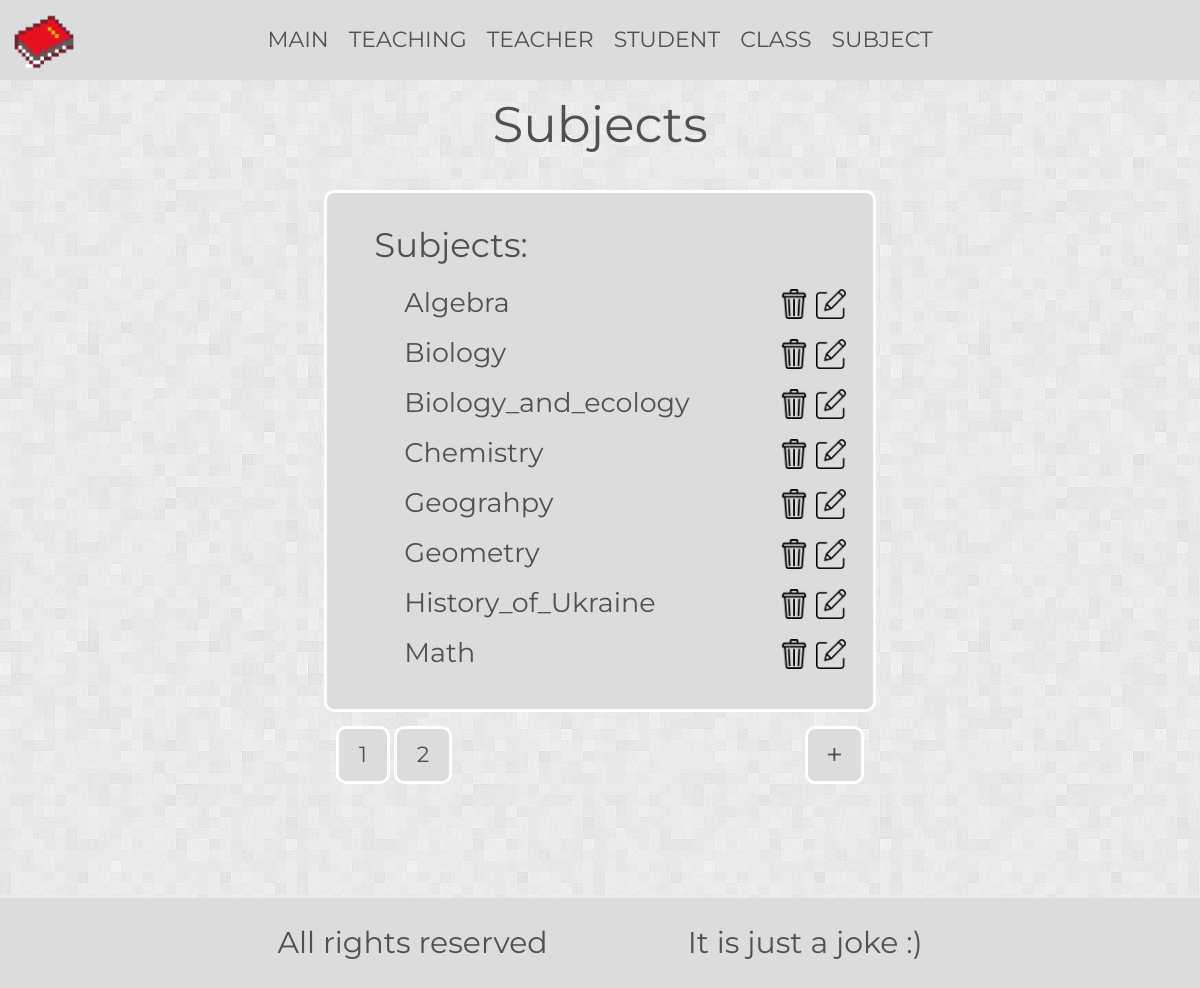
Screenshot of /show_subjects with the database file from the repository.
### school_data/models.py (models this page shows, shortened)
class Subject(db.Model):
    id = db.Column(db.Integer, primary_key=True)
    name = db.Column(db.String(30), nullable=False, unique=True)
    teachingS = db.relationship('Teaching', back_populates='subject')

### school_data/subjects/routes.py (the view)
@subjects.route('/show_subjects', methods=["POST", "GET"])
def show_subjects():
    page = request.args.get('page', 1, type=int)
    subjects_query = Subject.query.order_by(Subject.name.asc())
    subjects_paginate = db.paginate(subjects_query, page=page, per_page=8)
    return render_template('subjects.html', subjects_paginate=subjects_paginate, page=page)

### school_data/subjects/routes.py (called while the page is built)
@subjects.after_request
def save_response(response):
    return url_history_util.save_response(response)

### school_data/utils/url_history_util.py (called while the page is built)
def save_response(response):
    if request.method == 'POST':
        return response
    if request.endpoint == 'static':
        return response
    history = session.get('history', [])
    if history:
        if (history[-1][0] == request.endpoint and
                history[-1][1] == request.view_args):
            return response
    history.append([
        request.endpoint,
        request.view_args,
        response.status_code
    ])
    session['history'] = history[-5:]
    return response

### school_data/templates/subjects.html (shortened to what this page needs)
{% extends 'base.html'%}
{% block content%}
    <div>
        <h1 class="h1">Subjects</h1>
        <div class="groups__frame">
            <div class="ol__box">
                <h2 class="peoples__relative">Subjects:</h2>
                  <div class="li__box">
                    {% for subject in subjects_paginate.items %}
                          <div class="people__box">
                              <span>{{ subject.name }} </span>
                              <span>
                                  <a href={{ url_for('subjects.delete_subject', id=subject.id) }}>
                                      <img class="delete__thing" src={{url_for('static', filename='img/trash.png')}}>
                                  </a>
                                  <a href={{ url_for('subjects.edit_subject', id=subject.id) }}>
                                        <img class="edit__pencil" src={{url_for('static', filename='img/edit_pencil.png')}}>
                                  </a>
                              </span>
                          </div>
                    {% endfor %}
                  </div>
            </div>
        </div>
        <div class="tool__box">
            <div>
                {% for page_num in subjects_paginate.iter_pages(left_edge=1, right_edge=1, left_current=1, right_current=1) %}
                    {% if page_num %}
                        <a class="page__box" href={{ url_for('subjects.show_subjects', page=page_num) }}>{{ page_num }}</a>
                    {% else %}
                        <span class="between__page">...</span>
                    {% endif %}
                {% endfor %}
            </div>
            <div>
                 <a class="add__people__box" href={{ url_for('subjects.add_subject') }}>+</a>
            </div>
        </div>
    </div>
{% endblock %}

### school_data/static/css/style.css (style rules this page uses)
* { padding: 0;margin: 0;border: 0; }
*,*:before,*:after { -moz-box-sizing: border-box;-webkit-box-sizing: border-box;box-sizing: border-box; }
html,body { height: 100%;width: 100%;font-size: 100%;line-height: 1;font-size: 14px;-ms-text-size-adjust: 100%;-moz-text-size-adjust: 100%;-webkit-text-size-adjust: 100%; }
a, a:visited { text-decoration: none; }
img { vertical-align: top; }
h1,h2,h3,h4,h5,h6 { font-size:inherit;font-weight: 400; }
* { font-family: 'Montserrat', sans-serif; }
body { color: rgb(80, 80, 80); min-height: 100vh; display: flex; flex-direction: column; }
a { color: rgb(80, 80, 80); }
.h1 { padding-top: 20px; font-size: 50px; text-align: center; }
.groups__frame { font-size: 27px; margin: 0 27%; margin-top: 40px; background-color: rgb(220, 220, 220); border-radius: 10px; border: 3px solid white; }
.li__box { display: flex; flex-direction: column; justify-content: center; padding-left: 50px; gap: 20px; }
.ol__box { padding: 15px 5%; padding-bottom: 40px; }
.peoples__relative { position:relative; top:20px; left:20px; font-size: 34px; }
.tool__box { margin: 14px 28%; display: flex; justify-content: space-between; }
.page__box { display: inline-block; padding: 15px 20px; background-color: rgb(220, 220, 220); border-radius: 10px; border: 3px solid white; font-size: 22px; }
.add__people__box { display: inline-block; padding: 11px 18px; background-color: rgb(220, 220, 220); border-radius: 10px; border: 3px solid white; font-size: 30px; }
.edit__pencil { height: 30px; }
.people__box { display: flex; justify-content: space-between; }
.delete__thing { height: 30px; }

### rows the page displays
Subject: name "Algebra"
Subject: name "Biology"
Subject: name "Biology_and_ecology"
Subject: name "Chemistry"
Subject: name "Geograhpy"
Subject: name "Geometry"
Subject: name "History_of_Ukraine"
Subject: name "Math"

### other values shown
{{ page_num }} "1" "2"
